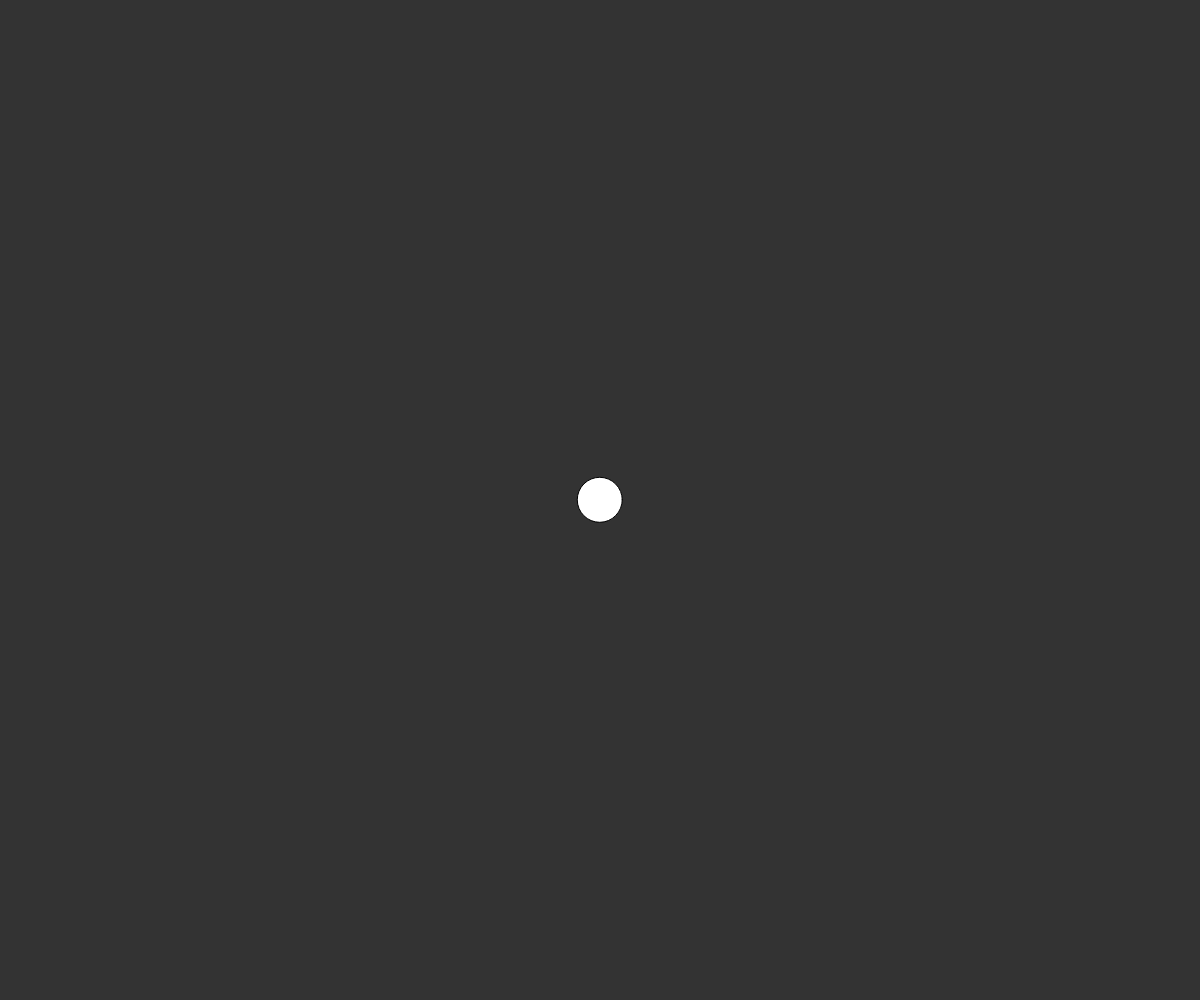
Frame 1 (no input)
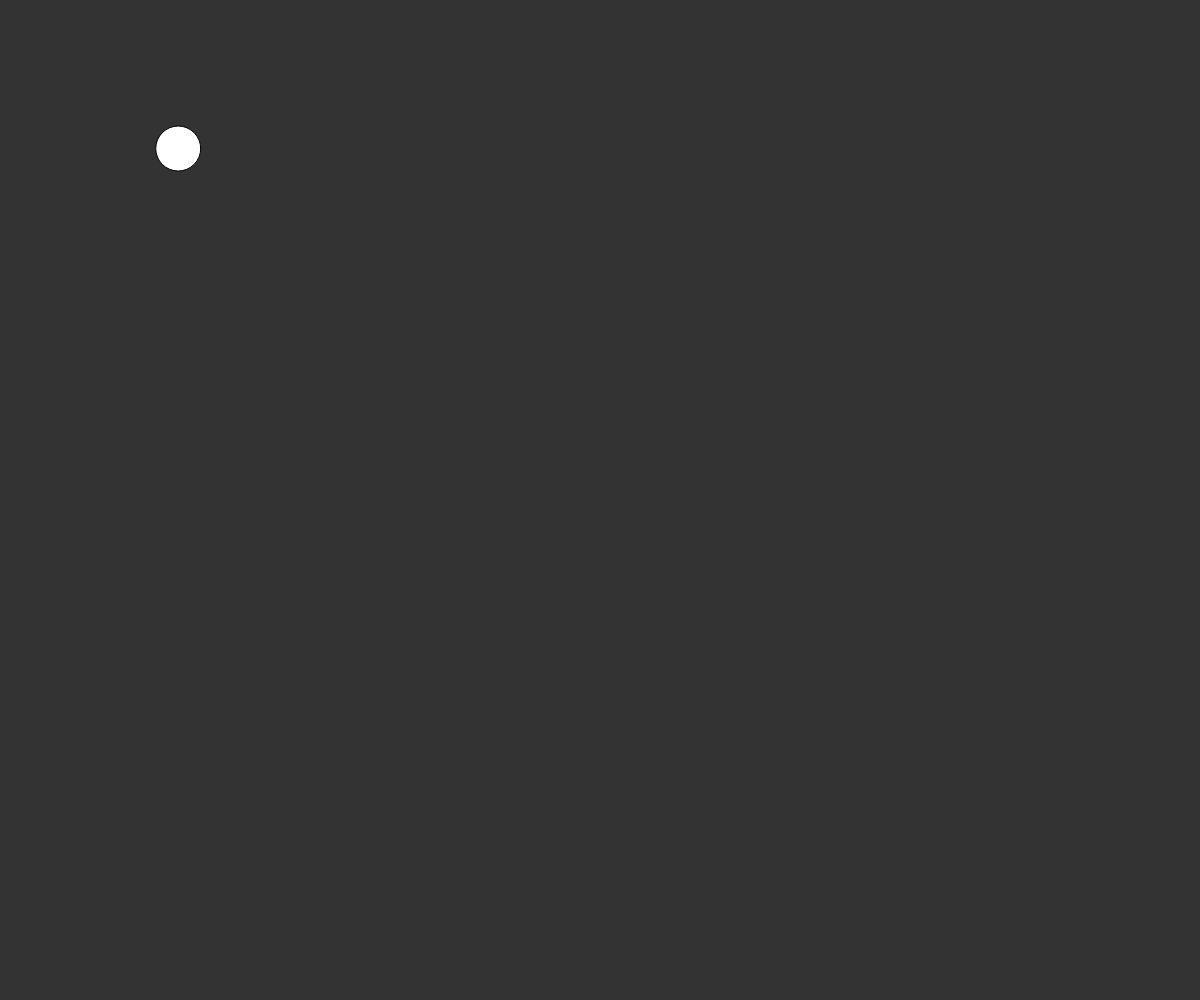
Frame 60 (no input)
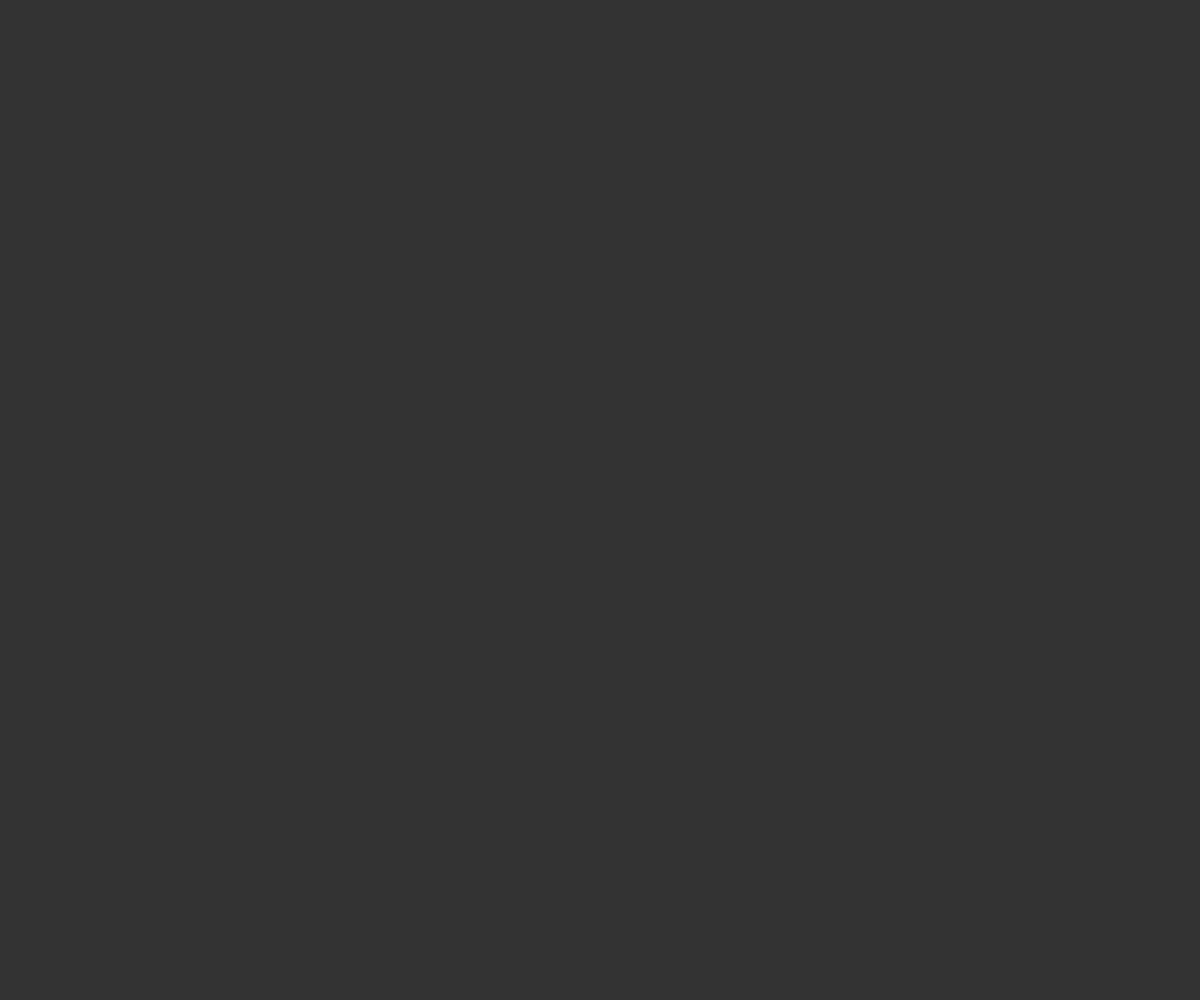
Frame 120 (the mouse pressed at the canvas centre since frame 60)

The p5.js sketch that drew these frames (run headless with seeded random() and noise() and a simulated clock; from frame 60 on, the mouse is pressed at the canvas centre):

// p5.js sketch
// ── sketch.js
var w;

function setup(){
  createCanvas(windowWidth, windowHeight);
  w = new Walker();
}

function draw(){
  background(51);
  w.update();
  w.display();
}

function Walker(){

  this.pos = createVector(width/2, height/2);
  // Position affected by Velocity
  this.vel = createVector(0, 0); // Initially 0
  // creating initial Acceleration vector from random Radian
  // Radian ranges from 0 -> 2PI
  this.acc = p5.Vector.fromAngle(TWO_PI);

  this.update = function(){

    var mouse = createVector(mouseX, mouseY);
    this.acc = p5.Vector.sub(mouse, this.pos);
    // this.acc.normalize();
    // this.acc.mult(0.5);
    // Or setMag()
    this.acc.setMag(0.3);

    this.vel.add(this.acc);
    this.pos = this.pos.add(this.vel);
  };

  this.display = function(){
    fill(255);
    ellipse(this.pos.x, this.pos.y, 45, 45);
  };

}

function windowResized() {
  resizeCanvas(windowWidth, windowHeight);
}
